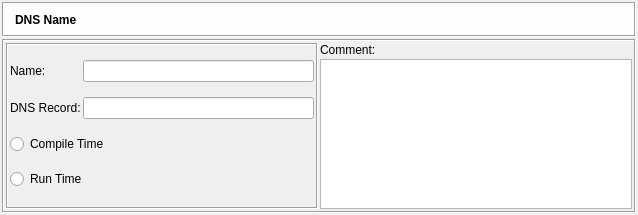
<ui version="4.0" >
 <class>DNSNameDialog_q</class>
 <widget class="QWidget" name="DNSNameDialog_q" >
  <property name="geometry" >
   <rect>
    <x>0</x>
    <y>0</y>
    <width>638</width>
    <height>215</height>
   </rect>
  </property>
  <property name="windowTitle" >
   <string>DNS Name</string>
  </property>
  <layout class="QGridLayout" >
   <property name="leftMargin" >
    <number>2</number>
   </property>
   <property name="topMargin" >
    <number>2</number>
   </property>
   <property name="rightMargin" >
    <number>2</number>
   </property>
   <property name="bottomMargin" >
    <number>2</number>
   </property>
   <property name="horizontalSpacing" >
    <number>2</number>
   </property>
   <property name="verticalSpacing" >
    <number>2</number>
   </property>
   <item row="0" column="0" >
    <layout class="QVBoxLayout" >
     <property name="spacing" >
      <number>2</number>
     </property>
     <property name="leftMargin" >
      <number>0</number>
     </property>
     <property name="topMargin" >
      <number>0</number>
     </property>
     <property name="rightMargin" >
      <number>0</number>
     </property>
     <property name="bottomMargin" >
      <number>0</number>
     </property>
     <item>
      <widget class="QFrame" name="frame3" >
       <property name="sizePolicy" >
        <sizepolicy vsizetype="Fixed" hsizetype="Preferred" >
         <horstretch>0</horstretch>
         <verstretch>0</verstretch>
        </sizepolicy>
       </property>
       <property name="minimumSize" >
        <size>
         <width>16</width>
         <height>35</height>
        </size>
       </property>
       <property name="palette" >
        <palette>
         <active>
          <colorrole role="Base" >
           <brush brushstyle="SolidPattern" >
            <color alpha="255" >
             <red>255</red>
             <green>255</green>
             <blue>255</blue>
            </color>
           </brush>
          </colorrole>
          <colorrole role="Window" >
           <brush brushstyle="SolidPattern" >
            <color alpha="255" >
             <red>255</red>
             <green>254</green>
             <blue>253</blue>
            </color>
           </brush>
          </colorrole>
         </active>
         <inactive>
          <colorrole role="Base" >
           <brush brushstyle="SolidPattern" >
            <color alpha="255" >
             <red>255</red>
             <green>255</green>
             <blue>255</blue>
            </color>
           </brush>
          </colorrole>
          <colorrole role="Window" >
           <brush brushstyle="SolidPattern" >
            <color alpha="255" >
             <red>255</red>
             <green>254</green>
             <blue>253</blue>
            </color>
           </brush>
          </colorrole>
         </inactive>
         <disabled>
          <colorrole role="Base" >
           <brush brushstyle="SolidPattern" >
            <color alpha="255" >
             <red>255</red>
             <green>254</green>
             <blue>253</blue>
            </color>
           </brush>
          </colorrole>
          <colorrole role="Window" >
           <brush brushstyle="SolidPattern" >
            <color alpha="255" >
             <red>255</red>
             <green>254</green>
             <blue>253</blue>
            </color>
           </brush>
          </colorrole>
         </disabled>
        </palette>
       </property>
       <property name="autoFillBackground" >
        <bool>true</bool>
       </property>
       <property name="frameShape" >
        <enum>QFrame::Box</enum>
       </property>
       <property name="frameShadow" >
        <enum>QFrame::Sunken</enum>
       </property>
       <layout class="QGridLayout" >
        <property name="leftMargin" >
         <number>2</number>
        </property>
        <property name="topMargin" >
         <number>2</number>
        </property>
        <property name="rightMargin" >
         <number>2</number>
        </property>
        <property name="bottomMargin" >
         <number>2</number>
        </property>
        <property name="horizontalSpacing" >
         <number>2</number>
        </property>
        <property name="verticalSpacing" >
         <number>2</number>
        </property>
        <item row="0" column="2" >
         <widget class="QLabel" name="editorTitle" >
          <property name="font" >
           <font>
            <weight>75</weight>
            <bold>true</bold>
           </font>
          </property>
          <property name="text" >
           <string>DNS Name</string>
          </property>
          <property name="wordWrap" >
           <bool>false</bool>
          </property>
         </widget>
        </item>
        <item row="0" column="1" >
         <widget class="QLabel" name="label" >
          <property name="sizePolicy" >
           <sizepolicy vsizetype="Preferred" hsizetype="Maximum" >
            <horstretch>0</horstretch>
            <verstretch>0</verstretch>
           </sizepolicy>
          </property>
          <property name="text" >
           <string/>
          </property>
          <property name="pixmap" >
           <pixmap resource="MainRes.qrc" >:/Icons/DNSName/icon</pixmap>
          </property>
         </widget>
        </item>
       </layout>
      </widget>
     </item>
     <item>
      <widget class="QFrame" name="frame7" >
       <property name="frameShape" >
        <enum>QFrame::Box</enum>
       </property>
       <property name="frameShadow" >
        <enum>QFrame::Sunken</enum>
       </property>
       <layout class="QGridLayout" >
        <item rowspan="2" row="0" column="0" >
         <widget class="QFrame" name="frame17" >
          <property name="minimumSize" >
           <size>
            <width>200</width>
            <height>16</height>
           </size>
          </property>
          <property name="frameShape" >
           <enum>QFrame::Box</enum>
          </property>
          <property name="frameShadow" >
           <enum>QFrame::Sunken</enum>
          </property>
          <layout class="QGridLayout" >
           <item row="0" column="0" >
            <widget class="QLabel" name="textLabel1" >
             <property name="text" >
              <string>Name:</string>
             </property>
             <property name="wordWrap" >
              <bool>false</bool>
             </property>
            </widget>
           </item>
           <item row="0" column="1" >
            <widget class="QLineEdit" name="obj_name" >
             <property name="sizePolicy" >
              <sizepolicy vsizetype="Fixed" hsizetype="Preferred" >
               <horstretch>200</horstretch>
               <verstretch>0</verstretch>
              </sizepolicy>
             </property>
             <property name="minimumSize" >
              <size>
               <width>0</width>
               <height>0</height>
              </size>
             </property>
            </widget>
           </item>
           <item row="1" column="0" >
            <widget class="QLabel" name="textLabel2_2" >
             <property name="text" >
              <string>DNS Record:</string>
             </property>
             <property name="wordWrap" >
              <bool>false</bool>
             </property>
            </widget>
           </item>
           <item row="1" column="1" >
            <widget class="QLineEdit" name="dnsrec" >
             <property name="sizePolicy" >
              <sizepolicy vsizetype="Fixed" hsizetype="Preferred" >
               <horstretch>0</horstretch>
               <verstretch>0</verstretch>
              </sizepolicy>
             </property>
             <property name="minimumSize" >
              <size>
               <width>200</width>
               <height>0</height>
              </size>
             </property>
            </widget>
           </item>
           <item row="2" column="0" colspan="2" >
            <widget class="QRadioButton" name="r_compiletime" >
             <property name="text" >
              <string>Compile Time</string>
             </property>
            </widget>
           </item>
           <item row="3" column="0" colspan="2" >
            <widget class="QRadioButton" name="r_runtime" >
             <property name="text" >
              <string>Run Time</string>
             </property>
            </widget>
           </item>
          </layout>
         </widget>
        </item>
        <item row="0" column="1" >
         <widget class="QLabel" name="textLabel2" >
          <property name="sizePolicy" >
           <sizepolicy vsizetype="Fixed" hsizetype="Preferred" >
            <horstretch>0</horstretch>
            <verstretch>0</verstretch>
           </sizepolicy>
          </property>
          <property name="text" >
           <string>Comment:</string>
          </property>
          <property name="wordWrap" >
           <bool>false</bool>
          </property>
         </widget>
        </item>
        <item row="1" column="1" >
         <widget class="QTextEdit" name="comment" >
          <property name="sizePolicy" >
           <sizepolicy vsizetype="Expanding" hsizetype="Expanding" >
            <horstretch>0</horstretch>
            <verstretch>100</verstretch>
           </sizepolicy>
          </property>
          <property name="minimumSize" >
           <size>
            <width>200</width>
            <height>0</height>
           </size>
          </property>
          <property name="tabChangesFocus" >
           <bool>true</bool>
          </property>
         </widget>
        </item>
       </layout>
      </widget>
     </item>
    </layout>
   </item>
  </layout>
 </widget>
 <layoutdefault spacing="2" margin="2" />
 <tabstops>
  <tabstop>obj_name</tabstop>
  <tabstop>dnsrec</tabstop>
  <tabstop>r_runtime</tabstop>
  <tabstop>comment</tabstop>
 </tabstops>
 <resources>
  <include location="MainRes.qrc" />
 </resources>
 <connections>
  <connection>
   <sender>obj_name</sender>
   <signal>textChanged(QString)</signal>
   <receiver>DNSNameDialog_q</receiver>
   <slot>changed()</slot>
   <hints>
    <hint type="sourcelabel" >
     <x>20</x>
     <y>20</y>
    </hint>
    <hint type="destinationlabel" >
     <x>20</x>
     <y>20</y>
    </hint>
   </hints>
  </connection>
  <connection>
   <sender>comment</sender>
   <signal>textChanged()</signal>
   <receiver>DNSNameDialog_q</receiver>
   <slot>changed()</slot>
   <hints>
    <hint type="sourcelabel" >
     <x>20</x>
     <y>20</y>
    </hint>
    <hint type="destinationlabel" >
     <x>20</x>
     <y>20</y>
    </hint>
   </hints>
  </connection>
  <connection>
   <sender>dnsrec</sender>
   <signal>textChanged(QString)</signal>
   <receiver>DNSNameDialog_q</receiver>
   <slot>changed()</slot>
   <hints>
    <hint type="sourcelabel" >
     <x>20</x>
     <y>20</y>
    </hint>
    <hint type="destinationlabel" >
     <x>20</x>
     <y>20</y>
    </hint>
   </hints>
  </connection>
  <connection>
   <sender>r_runtime</sender>
   <signal>toggled(bool)</signal>
   <receiver>DNSNameDialog_q</receiver>
   <slot>changed()</slot>
   <hints>
    <hint type="sourcelabel" >
     <x>20</x>
     <y>20</y>
    </hint>
    <hint type="destinationlabel" >
     <x>20</x>
     <y>20</y>
    </hint>
   </hints>
  </connection>
 </connections>
</ui>
